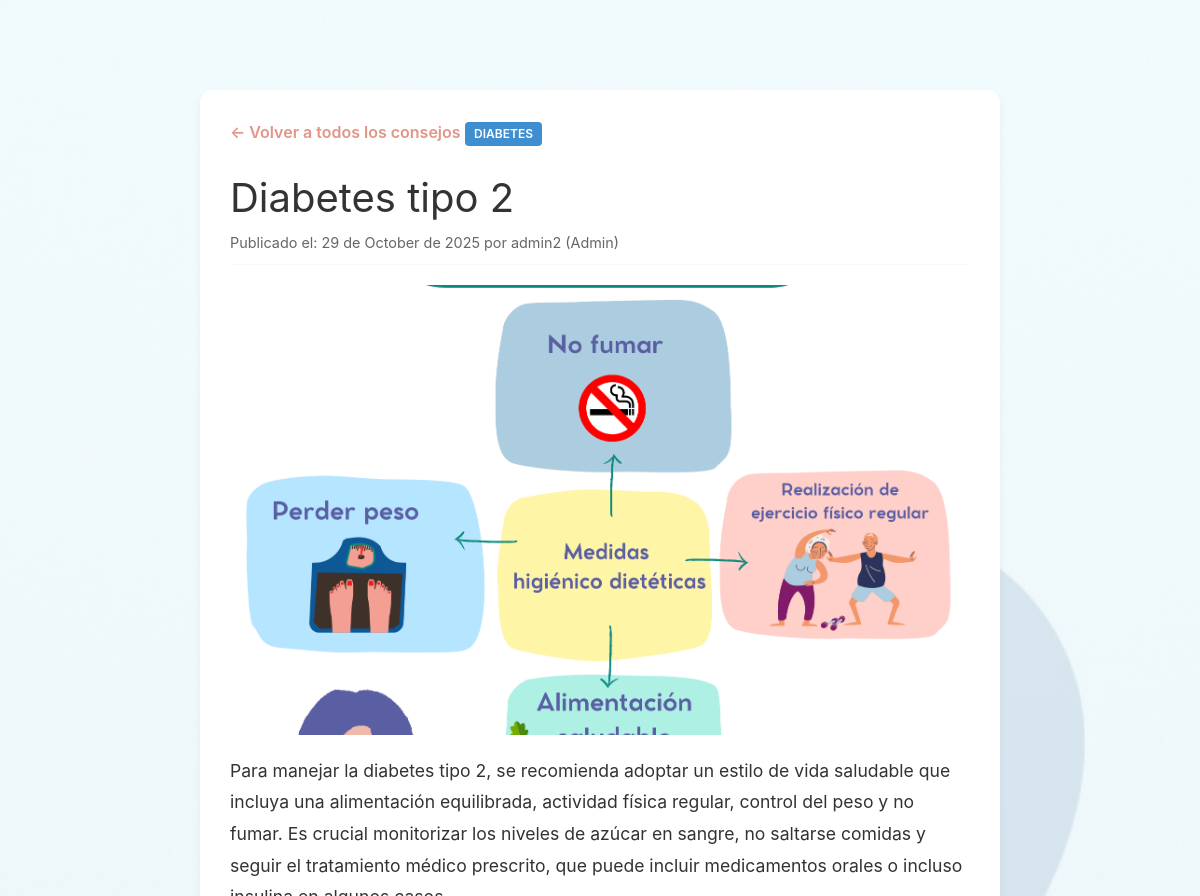
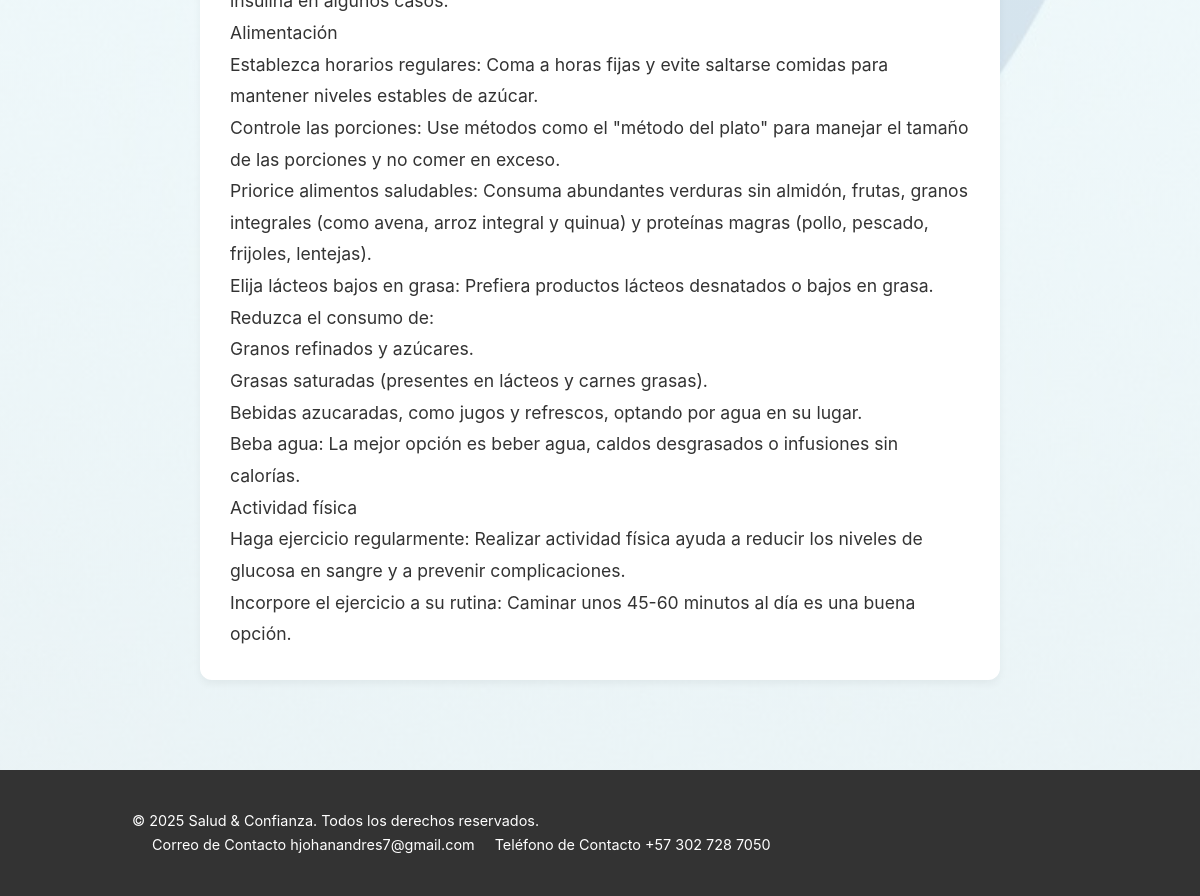
The app's page /consejo/3 with its own data (2 pictures, top to bottom).
### app.py (models this page shows, shortened)
class Consejo(db.Model):
    id = db.Column(db.Integer, primary_key=True)
    titulo = db.Column(db.String(100), nullable=False)
    contenido = db.Column(db.Text, nullable=False)
    tema = db.Column(db.String(50), nullable=False) # Ej: Nutrición, Ejercicio, Sueño
    fecha = db.Column(db.DateTime, nullable=False, default=datetime.utcnow)
    imagen_url = db.Column(db.String(255)) # Ruta del archivo de imagen
    usuario_admin_id = db.Column(db.Integer, db.ForeignKey('usuario.id'))
    admin = db.relationship('Usuario', backref='consejos')

class Usuario(db.Model):
    id = db.Column(db.Integer, primary_key=True)
    nombre = db.Column(db.String(50), unique=True, nullable=False)
    password_hash = db.Column(db.String(500), nullable=False)
    rol = db.Column(db.String(20), default='user')
    email = db.Column(db.String(120), unique=True, nullable=False)
    edad = db.Column(db.Integer)
    sexo = db.Column(db.String(10))
    telefono = db.Column(db.String(20))
    ritmos_cardiacos = db.relationship("RitmoCardiaco", backref="usuario", lazy=True)
    presiones = db.relationship("PresionArterial", backref="usuario", lazy=True)
    niveles_azucar = db.relationship("NivelAzucar", backref="usuario", lazy=True)
    colesteroles = db.relationship("Colesterol", backref="usuario", lazy=True)
    oxigenos = db.relationship("OxigenoSangre", backref="usuario", lazy=True)
    pesos = db.relationship("Peso", backref="usuario", lazy=True)
    alturas = db.relationship("Altura", backref="usuario", lazy=True)

### app.py (the view)
@app.route('/consejo/<int:consejo_id>')
def ver_consejo(consejo_id):
    consejo = Consejo.query.get_or_404(consejo_id)
    return render_template('consejo_detalle.html', consejo=consejo)

### templates/consejo_detalle.html (shortened to what this page needs)
{% extends 'base.html' %}
{% block content %}
<div class="container">
    <div class="consejo-detalle-box">
        <a href="{{ url_for('consejos') }}" class="back-link">&leftarrow; Volver a todos los consejos</a>
        <span class="tag is-info detalle-tag">{{ consejo.tema }}</span>
        <h1 class="detalle-title">{{ consejo.titulo }}</h1>
        <p class="detalle-meta">
            Publicado el: {{ consejo.fecha.strftime('%d de %B de %Y') }}
            {% if consejo.admin %}
            por {{ consejo.admin.nombre }} (Admin)
            {% endif %}
        </p>
        {% if consejo.imagen_url %}
            <div class="detalle-img-container">
                <img src="{{ consejo.imagen_url }}" alt="{{ consejo.titulo }}" class="detalle-img">
            </div>
        {% endif %}
        <div class="detalle-contenido">
            <p>{{ consejo.contenido }}</p>
        </div>
    </div>
</div>
{% endblock %}

### static/css/style.css (style rules this page uses)
:root { --primary-color: #FFD1DC; --secondary-color: #F8F8F8; --accent-color: #E29587; --text-color-dark: #333333; --text-color-light: #666666; --white-color: #FFFFFF; --box-shadow: 0 4px 8px rgba(0,0,0,0.05); }
* { margin: 0; padding: 0; box-sizing: border-box; }
html { height: 100%; background-color: var(--secondary-color); }
body { font-family: 'Open Sans', sans-serif; line-height: 1.6; color: var(--text-color-dark); background: none; position: relative; z-index: 1; min-height: 100vh; }
body::before { content: ''; position: fixed; top: 0; left: 0; width: 100%; height: 100%; background-image: url('../jpg/healthcare-heart-beat-4rg8v86gvhzdl30y.jpg'); background-repeat: no-repeat; background-position: center center; background-size: cover; background-attachment: fixed; opacity: 0.3; z-index: -2; }
body::after { content: ''; position: fixed; top: 0; left: 0; width: 100%; height: 100%; background: linear-gradient(180deg, rgba(255, 255, 255, 0.5) 0%, rgba(240, 240, 240, 0.5) 100%); z-index: -1; }
.container { max-width: 1200px; margin: 0 auto; padding: 0 20px; }

### templates/base.html (style rules this page uses)
html, body { height: 100%; }

### templates/consejo_detalle.html (style rules this page uses)
.consejo-detalle-box { max-width: 800px; margin: 40px auto; padding: 30px; background: var(--white-color); border-radius: 12px; box-shadow: var(--box-shadow); }
.detalle-title { font-size: 2.5em; color: var(--text-color-dark); margin-top: 10px; margin-bottom: 10px; line-height: 1.2; }
.detalle-tag { font-size: 0.9em; font-weight: 600; padding: 5px 10px; border-radius: 5px; background-color: var(--accent-color); color: var(--white-color); text-transform: uppercase; }
.detalle-meta { color: var(--text-color-light); font-size: 0.9em; margin-bottom: 20px; border-bottom: 1px solid var(--secondary-color); padding-bottom: 10px; }
.detalle-img-container { margin: 20px 0; border-radius: 8px; overflow: hidden; }
.detalle-img { width: 100%; height: auto; max-height: 450px; object-fit: cover; }
.detalle-contenido p { font-size: 1.1em; line-height: 1.8; color: var(--text-color-dark); white-space: pre-wrap; }
.back-link { display: inline-block; margin-bottom: 20px; text-decoration: none; color: var(--accent-color); font-weight: 600; transition: color 0.2s; }

### records on screen
Consejo: tema "DIABETES", titulo "Diabetes tipo 2", fecha "29 de October de 2025", imagen_url (picture), contenido "Para manejar la diabetes tipo 2, se recomienda adoptar un estilo de vida saludable que incluya una alimentación equilibrada, actividad física regular, control del peso y no fumar. Es crucial monitorizar los niveles de azúcar en sangre, no saltarse comidas y seguir el tratamiento médico prescrito, que puede incluir medicamentos orales o incluso insulina en algunos casos. Alimentación Establezca horarios regulares: Coma a horas fijas y evite saltarse comidas para mantener niveles estables de azúcar. Controle las porciones: Use métodos como el \"método del plato\" para manejar el tamaño de las porciones y no comer en exceso. Priorice alimentos saludables: Consuma abundantes verduras sin almidón,…"
Usuario: admin.nombre "admin2"
